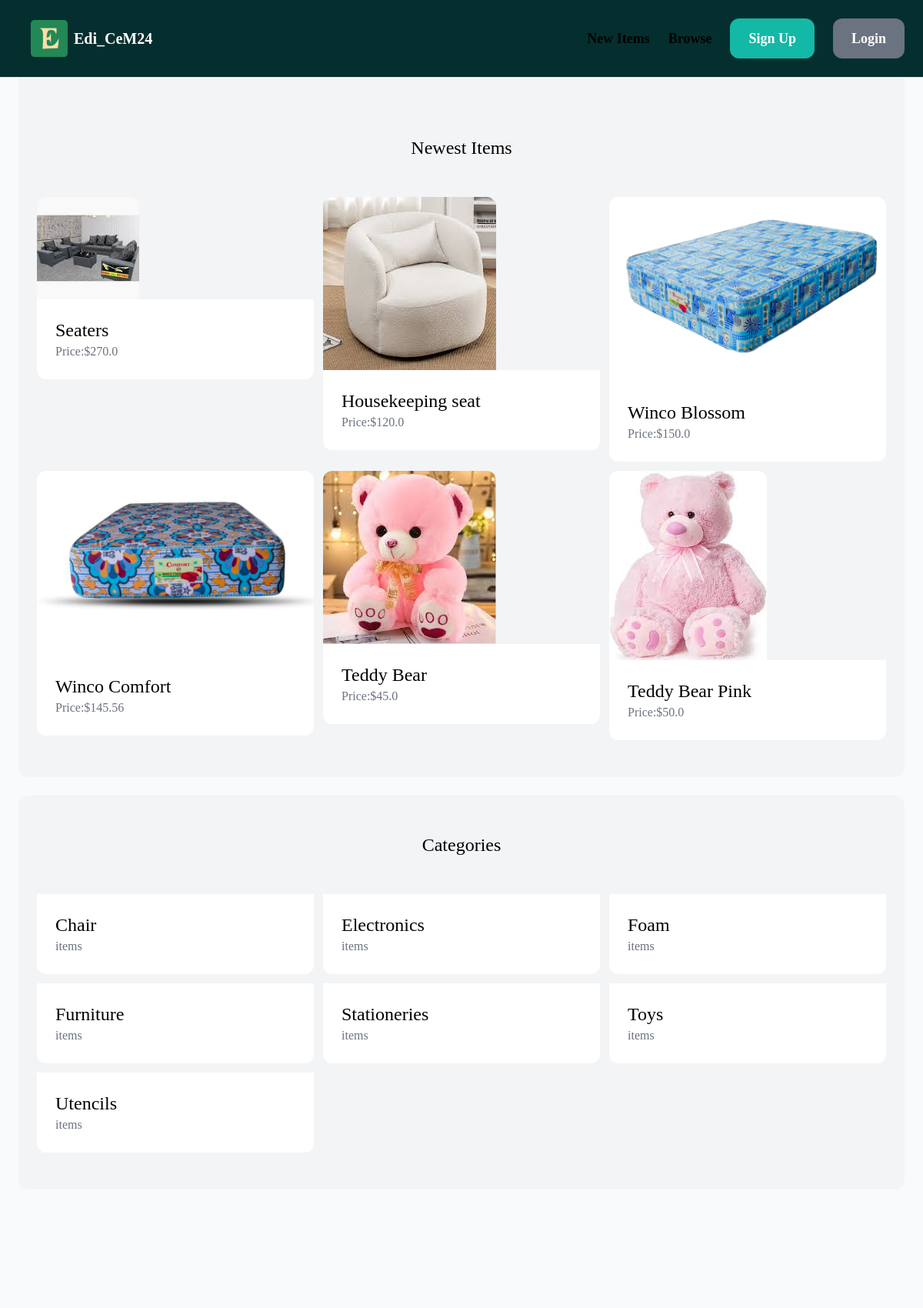
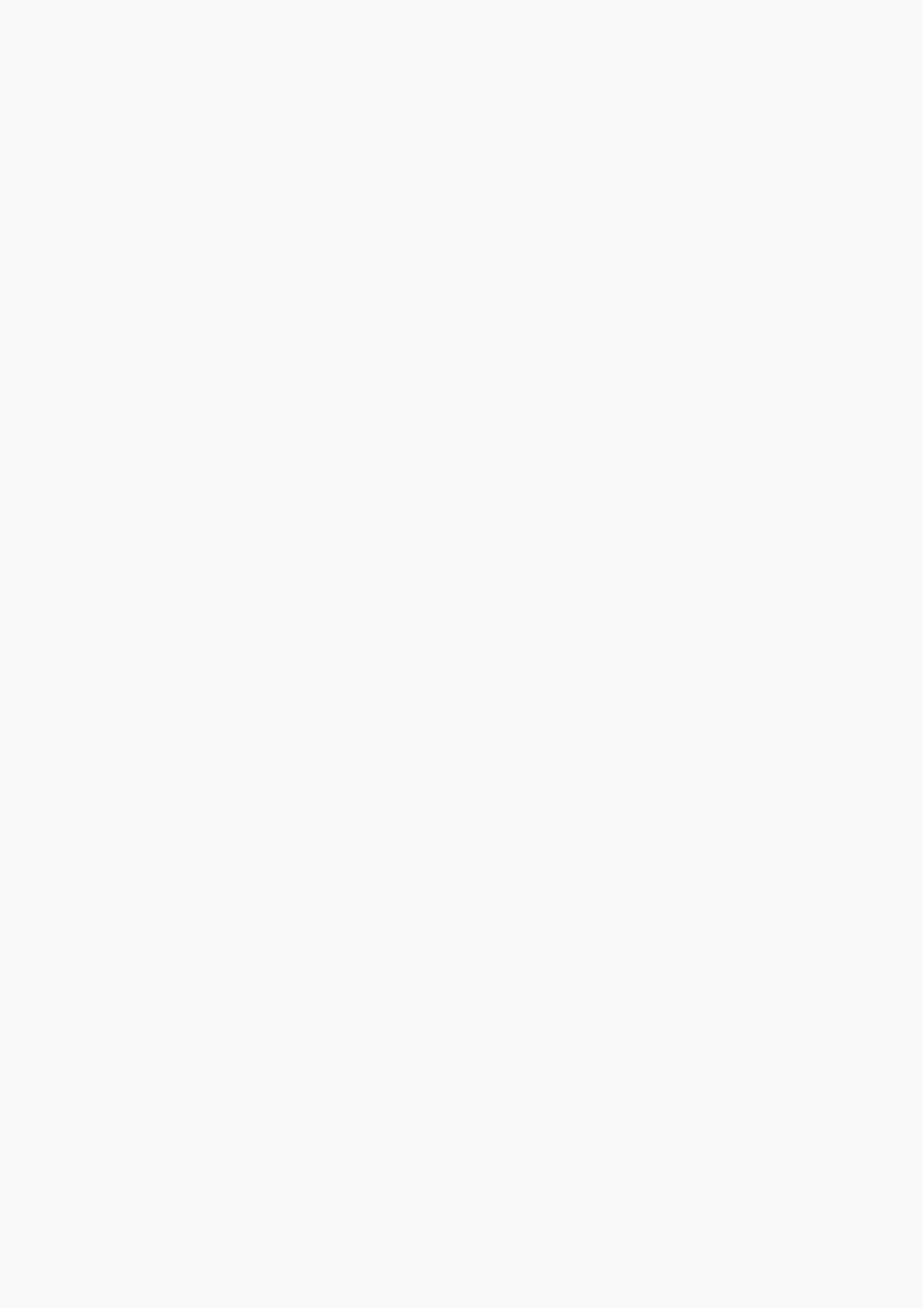
The page / (upper part) on the database its author committed (2 pictures, top to bottom).
### item/models.py (models this page shows, shortened)
class Item(models.Model):
    category = models.ForeignKey(Category, related_name='item', on_delete=models.CASCADE)
    name =  models.CharField(max_length=255)
    description = models.TextField(blank=True, null=True)
    price = models.FloatField()
    image = models.ImageField(upload_to='store', blank=True, null=True)
    is_sold = models.BooleanField(default=False)
    created_by = models.ForeignKey(User, related_name='item', on_delete=models.CASCADE)
    created_at = models.DateTimeField(auto_now_add=True)

class Category(models.Model):
    name = models.CharField(max_length=255)
    class Meta:
        ordering = ('name',)
        verbose_name_plural = "Categories"

### market/views.py (the view)
# urls.py: path('', views.home, name='home'),
def home(request):
    items = Item.objects.filter(is_sold=False)[0:6]
    categories = Category.objects.all()
    return render(request, 'app/index.html', {
        'categories': categories,
        'items': items,
    })

### market/templates/app/index.html (shortened to what this page needs)
{% extends 'base.html' %}
{% load static %}
    {% block content %}
         <div class="mt-10 px-6 py-12 bg-gray-100 rounded-xl">
            <h2 class="mt-16 mb-12 text-2xl text-center">Newest Items</h2>
            <div class="grid grid-cols-3 gap-3">
                {% for item in items %}
                     <div class="g">
                        <a href="{% url 'item:detail' item.id %}">
                            <div class="c">
                                <img src="{{ item.image.url }}" alt="images" class="rounded-t-xl">
                            </div>
                            <div class="p-6 bg-white rounded-b-xl">
                                <h2 class="text-2xl">{{ item.name }}</h2>
                                <p class="text-gray-500">Price:${{ item.price }}</p>
                            </div>
                        </a>
                    </div>
                {% endfor %}
            </div>
         </div>
         <div class="mt-6 px-6 py-12 bg-gray-100 rounded-xl">
            <h2 class="mb-12 text-2xl text-center">Categories</h2>
            <div class="grid grid-cols-3 gap-3">
                {% for category in categories %}
                <div class="g">
                    <a href="#">
                        <div class="p-6 bg-white rounded-b-xl">
                            <h2 class="text-2xl">{{ category.name }}</h2>
                            <p class="text-gray-500">{{ category.items.count }}items</p>
                        </div>
                    </a>
                </div>
                {% endfor %}
            </div>
         </div>
    {% endblock content %}

### theme/templates/base.html (shortened to what this page needs)
{% load static tailwind_tags %}
<!DOCTYPE html>
{% load static %}
<html lang="en">
	<head>
		{% tailwind_css %}
        <script src="https://cdn.tailwindcss.com"></script>
	</head>
	<body class="bg-gray-50 font-serif leading-normal tracking-normal">
		<div class="grid-container">
			<header class="bg-teal-950 fixed top-0 left-0 w-full z-10">
				<nav class="flex py-6 px-6 justify-between border-b border-gray-200">
					<a href="{% url 'shops:home' %}" class="text-xl font-semibold flex items-center gap-2 ml-4 hover:text-gray-500 text-white">
						<img src="{% static 'images/production_img/favicon3.ico' %}" alt="Logo">
						Edi_CeM24
					</a>
					<div class="space-x-6 flex items-center ml-36 justify-between">
						<a href="{% url 'item:new' %}" class="text-lg font-semibold hover:text-gray-500">New Items</a>
						<a href="{% url 'item:items' %}" class="text-lg font-semibold hover:text-gray-500">Browse</a>
						  {% if request.user.is_authenticated %}
							<a href="{% url 'conversation:inbox' %}" class="px-6 py-3 text-lg font-semibold bg-teal-500 text-white rounded-xl hover:bg-teal-700">Inbox</a>
							<a href="{% url 'dashboard:index' %}" class="px-6 py-3 text-lg font-semibold bg-gray-500 text-white rounded-xl hover:bg-gray-700">Dashboard</a>
						  {% else %}
							 <a href="{% url 'shops:signup' %}" class="px-6 py-3 text-lg font-semibold bg-teal-500 text-white rounded-xl hover:bg-teal-700">Sign Up</a>
							 <a href="{% url 'shops:login' %}" class="px-6 py-3 text-lg font-semibold bg-gray-500 text-white rounded-xl hover:bg-gray-700">Login</a>
						{% endif %}
					</div>
				</nav>
			</header>
			<main>
				<div class="px-6 py-6">
					{% block content %}
					{% endblock content %}
				</div>
				<div class="container mx-auto">
					<section class="flex items-center justify-center h-screen">
					</section>
				</div>
			</main>
		</div>
	</body>
</html>

### rows shown on the page
Item: image (picture), name "Seaters", price "270.0"
Item: image (picture), name "Housekeeping seat", price "120.0"
Item: image (picture), name "Winco Blossom", price "150.0"
Item: image (picture), name "Winco Comfort", price "145.56"
Item: image (picture), name "Teddy Bear", price "45.0"
Item: image (picture), name "Teddy Bear Pink", price "50.0"
Category: name "Chair"
Category: name "Electronics"
Category: name "Foam"
Category: name "Furniture"
Category: name "Stationeries"
Category: name "Toys"
Category: name "Utencils"
